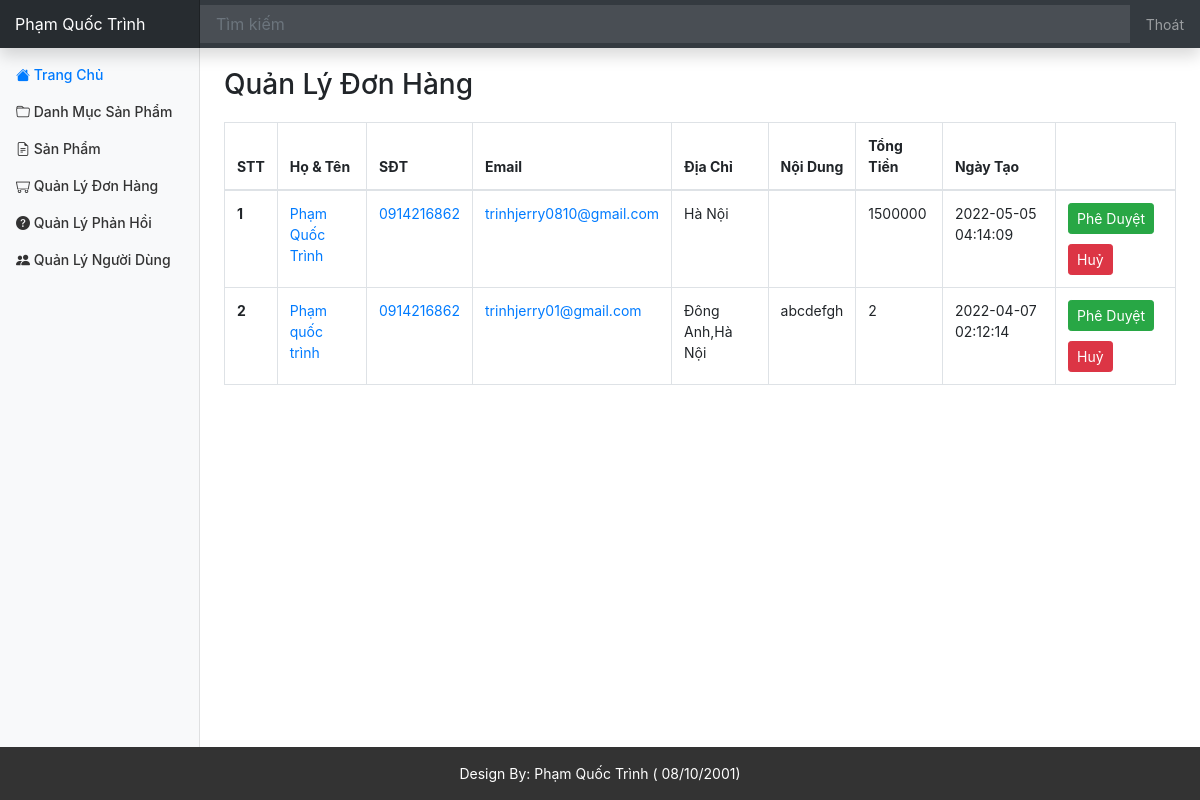
/admin/order/index.php (signed in), run on the app's committed database.
### tables this page shows
CREATE TABLE `orders` (
  `id` int(11) NOT NULL,
  `user_id` int(11) DEFAULT NULL,
  `fullname` varchar(50) DEFAULT NULL,
  `email` varchar(150) DEFAULT NULL,
  `phone_number` varchar(20) DEFAULT NULL,
  `address` varchar(200) DEFAULT NULL,
  `note` varchar(255) DEFAULT NULL,
  `order_date` datetime DEFAULT NULL,
  `status` int(11) DEFAULT NULL,
  `total_money` int(11) DEFAULT NULL
);

### database/dbhelper.php (called while the page is built, shortened)
<?php
function executeResult($sql, $isSingle = false) {
	$data = null;
	$conn = mysqli_connect(HOST, USERNAME, PASSWORD, DATABASE);
	mysqli_set_charset($conn, 'utf8');
	$resultset = mysqli_query($conn, $sql);
	if($isSingle) {
		$data = mysqli_fetch_array($resultset, 1);
	} else {
		$data = [];
		while(($row = mysqli_fetch_array($resultset, 1)) != null) {
			$data[] = $row;
		}
	}
	return $data;
}

### admin/order/index.php (the view, shortened to what this page needs)
<?php
	require_once('../layouts/header.php');
	$sql = "select * from Orders order by status asc, order_date desc";
	$data = executeResult($sql);
?>
<div class="row" style="margin-top: 20px;">
	<div class="col-md-12 table-responsive">
		<h3>Quản Lý Đơn Hàng</h3>
		<table class="table table-bordered table-hover" style="margin-top: 20px;">
			<thead>
				<tr>
					<th>STT</th>
					<th>Họ & Tên</th>
					<th>SĐT</th>
					<th>Email</th>
					<th>Địa Chỉ</th>
					<th>Nội Dung</th>
					<th>Tổng Tiền</th>
					<th>Ngày Tạo</th>
					<th style="width: 120px"></th>
				</tr>
			</thead>
			<tbody>
<?php
	$index = 0;
	foreach($data as $item) {
		echo '<tr>
					<th>'.(++$index).'</th>
					<td><a href="detail.php?id='.$item['id'].'">'.$item['fullname'].'</a></td>
					<td><a href="detail.php?id='.$item['id'].'">'.$item['phone_number'].'</a></td>
					<td><a href="detail.php?id='.$item['id'].'">'.$item['email'].'</a></td>
					<td>'.$item['address'].'</td>
					<td>'.$item['note'].'</td>
					<td>'.$item['total_money'].'</td>
					<td>'.$item['order_date'].'</td>
					<td style="width: 60px">';
		if($item['status'] == 0) {
			echo '<button onclick="changeStatus('.$item['id'].', 1)" class="btn btn-sm btn-success" style="margin-bottom: 10px;">Phê Duyệt</button>
			<button onclick="changeStatus('.$item['id'].', 2)" class="btn btn-sm btn-danger">Huỷ</button>';
		} else if($item['status'] == 1) {
			echo '<label class="badge badge-success">Phê Duyệt</label>';
		} else {
			echo '<label class="badge badge-danger">Huỷ</label>';
		}
		echo '</td>
				</tr>';
	}
?>
			</tbody>
		</table>
	</div>
</div>
<?php
	require_once('../layouts/footer.php');
?>

### assets/css/dashboard.css (style rules this page uses)
body { font-size: .875rem; }

### data on the page
orders: fullname "Phạm Quốc Trình", phone_number "0914216862", email "trinhjerry0810@gmail.com", address "Hà Nội", total_money "1500000", order_date "2022-05-05 04:14:09"
orders: fullname "Phạm quốc trình", phone_number "0914216862", email "trinhjerry01@gmail.com", address "Đông Anh,Hà Nội", note "abcdefgh", total_money "2", order_date "2022-04-07 02:12:14"

### other printed values
$user['fullname'] "Phạm Quốc Trình"
